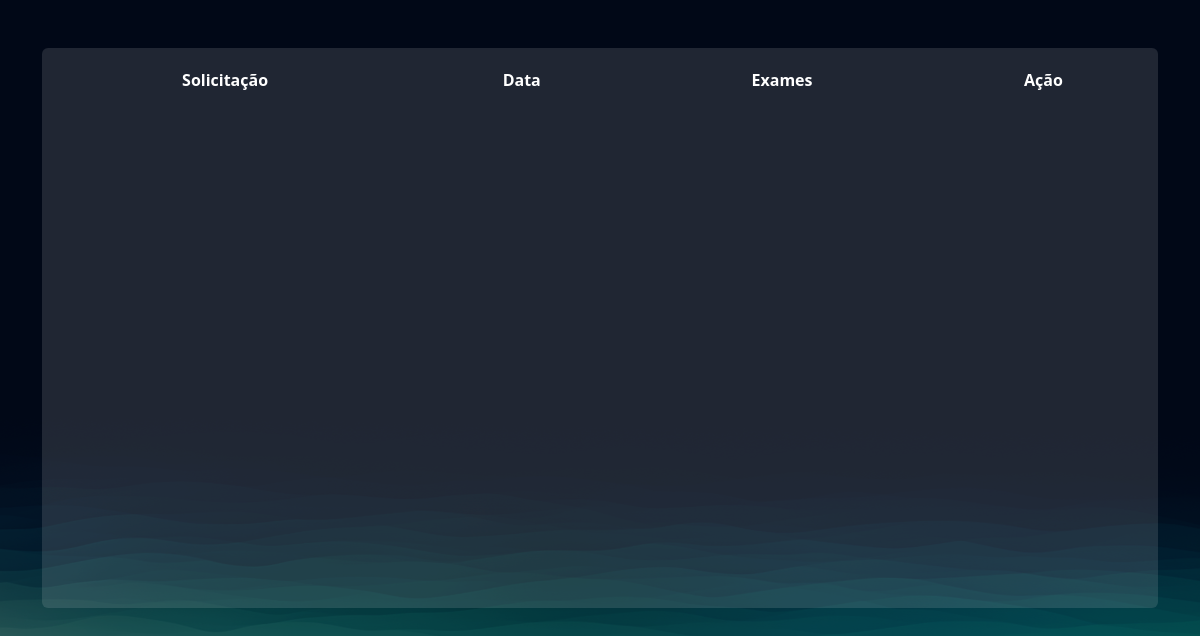
/exames/gerenciar_pedidos/ (signed in), run on an earlier commit of the app's database.
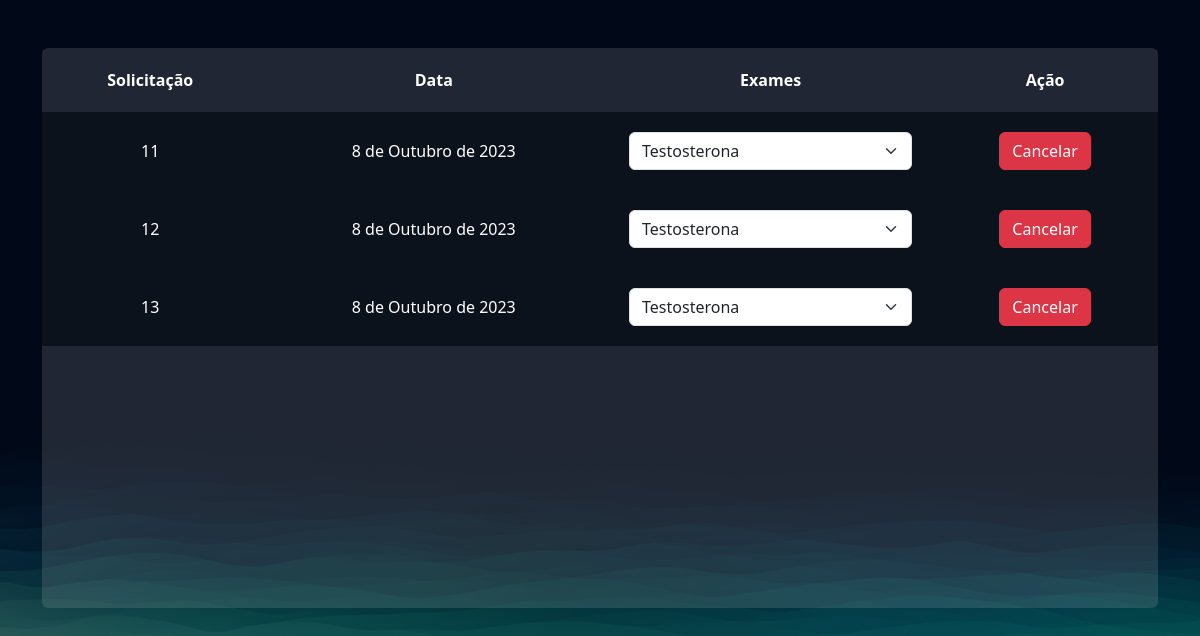
And on a later commit of the database.
### exames/models.py (models this page shows, shortened)
class PedidosExames(models.Model):
    usuario = models.ForeignKey(User, on_delete=models.DO_NOTHING)
    exames = models.ManyToManyField(SolicitacaoExame)
    agendado = models.BooleanField(default=True)
    data = models.DateField()

### exames/views.py (the view)
# urls.py: path('gerenciar_pedidos/', views.gerenciar_pedidos, name="gerenciar_pedidos"),
def gerenciar_pedidos(request):
    pedidos_exames = PedidosExames.objects.filter(usuario=request.user)
    return render(request, 'gerenciar_pedidos.html', {'pedidos_exames': pedidos_exames})

### exames/templates/gerenciar_pedidos.html (shortened to what this page needs)
{% extends "bases/base.html" %}
{% load static %}
{% block 'head' %}
<link href="{% static 'exames/css/css.css' %}" rel="stylesheet">
<link href="{% static 'exames/css/gerenciar_pedidos.css' %}" rel="stylesheet">
{% endblock 'head' %}
{% block 'conteudo' %}
<br>
<br>
<div class="container">
    <div class="card card-view">
        <table>
            <tr>
                <th>Solicitação</th>
                <th>Data</th>
                <th>Exames</th>
                <th>Ação</th>
            </tr>
            {% for pedidos in pedidos_exames %}
            <tr class="linha-tabela">
                <td>{{pedidos.id}}</td>
                <td>{{pedidos.data}}</td>
                <td>
                    <select class="form-select">
                        {% for exame in pedidos.exames.all %}
                            <option style="color: black" value="">{{exame.exame.nome}}</option>
                        {% endfor %}
                    </select>
                </td>
                <td>
                    <a href="/exames/cancelar_pedido/{{pedidos.id}}" class="btn btn-danger {% if not pedidos.agendado %} disabled {% endif %}">Cancelar</a>
                </td>
            </tr>
            {% endfor %}
        </table>
    </div>
</div>
{% endblock 'conteudo' %}

### templates/bases/base.html (shortened to what this page needs)
{% load static %}
<!doctype html>
<html lang="pt-BR">
<head>
<link href="https://cdn.jsdelivr.net/npm/bootstrap@5.3.1/dist/css/bootstrap.min.css" rel="stylesheet">
<link rel="stylesheet" href="https://cdnjs.cloudflare.com/ajax/libs/font-awesome/6.4.2/css/all.min.css"
integrity="sha512-z3gLpd7yknf1YoNbCzqRKc4qyor8gaKU1qmn+CShxbuBusANI9QpRohGBreCFkKxLhei6S9CQXFEbbKuqLg0DA=="
crossorigin="anonymous" />
<link rel="stylesheet" href="{% static 'geral/css/base.css' %}">
{% block 'head' %}{% endblock %}
</head>
<body>
{% block 'conteudo' %}{% endblock %}
</body>
</html>

### templates/static/geral/css/base.css (style rules this page uses)
:root { --main-color: #151C34; --dark-color: #0C121C ; --light-color: #6DE6EE; --contrast-color: #f4c96b; --differential-color: #066668; }
* { PSW 8.0 | Aula 1 6 color: white }

### templates/static/exames/css/css.css (style rules this page uses)
body { background-image: url('/static/geral/img/bg2.png'); background-size: cover; }
.card { background-color: rgba(217, 217, 217, .14); color: white; padding: 15px; }

### templates/static/exames/css/gerenciar_pedidos.css (style rules this page uses)
.linha-tabela { background-color: var(--dark-color); height: 20px; }
td, th { padding: 20px; }
.card-view { text-align: center; padding: 0; border: none; height: 70vh; }

What changed in the data, as far as the page shows it:
added PedidosExames: id "11", data "8 de Outubro de 2023"
added PedidosExames: id "12", data "8 de Outubro de 2023"
added PedidosExames: id "13", data "8 de Outubro de 2023"
